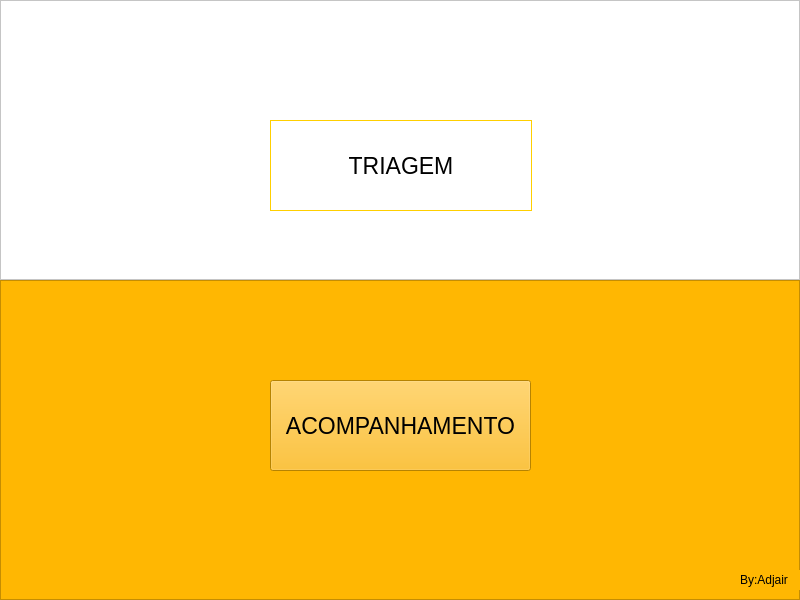
<?xml version="1.0" encoding="UTF-8"?>
<ui version="4.0">
 <class>telaINICIAL</class>
 <widget class="QMainWindow" name="telaINICIAL">
  <property name="geometry">
   <rect>
    <x>0</x>
    <y>0</y>
    <width>800</width>
    <height>600</height>
   </rect>
  </property>
  <property name="minimumSize">
   <size>
    <width>800</width>
    <height>600</height>
   </size>
  </property>
  <property name="maximumSize">
   <size>
    <width>800</width>
    <height>600</height>
   </size>
  </property>
  <property name="windowTitle">
   <string>MCTY_FACIL</string>
  </property>
  <widget class="QWidget" name="centralwidget">
   <property name="minimumSize">
    <size>
     <width>800</width>
     <height>600</height>
    </size>
   </property>
   <property name="maximumSize">
    <size>
     <width>800</width>
     <height>600</height>
    </size>
   </property>
   <layout class="QVBoxLayout" name="verticalLayout">
    <property name="spacing">
     <number>0</number>
    </property>
    <property name="leftMargin">
     <number>0</number>
    </property>
    <property name="topMargin">
     <number>0</number>
    </property>
    <property name="rightMargin">
     <number>0</number>
    </property>
    <property name="bottomMargin">
     <number>0</number>
    </property>
    <item>
     <widget class="QFrame" name="frame">
      <property name="minimumSize">
       <size>
        <width>800</width>
        <height>280</height>
       </size>
      </property>
      <property name="maximumSize">
       <size>
        <width>800</width>
        <height>280</height>
       </size>
      </property>
      <property name="styleSheet">
       <string notr="true">background-color: rgb(255, 255, 255);</string>
      </property>
      <property name="frameShape">
       <enum>QFrame::StyledPanel</enum>
      </property>
      <property name="frameShadow">
       <enum>QFrame::Raised</enum>
      </property>
      <widget class="QPushButton" name="btn_triagem">
       <property name="geometry">
        <rect>
         <x>270</x>
         <y>120</y>
         <width>262</width>
         <height>91</height>
        </rect>
       </property>
       <property name="font">
        <font>
         <pointsize>17</pointsize>
        </font>
       </property>
       <property name="styleSheet">
        <string notr="true">border:1px solid rgb(255,207,0);</string>
       </property>
       <property name="text">
        <string>TRIAGEM</string>
       </property>
      </widget>
     </widget>
    </item>
    <item>
     <widget class="QFrame" name="frame_2">
      <property name="minimumSize">
       <size>
        <width>800</width>
        <height>320</height>
       </size>
      </property>
      <property name="maximumSize">
       <size>
        <width>800</width>
        <height>320</height>
       </size>
      </property>
      <property name="styleSheet">
       <string notr="true">background-color: rgb(255, 183, 2);</string>
      </property>
      <property name="frameShape">
       <enum>QFrame::StyledPanel</enum>
      </property>
      <property name="frameShadow">
       <enum>QFrame::Raised</enum>
      </property>
      <widget class="QPushButton" name="btn_acompanhamento">
       <property name="geometry">
        <rect>
         <x>270</x>
         <y>100</y>
         <width>261</width>
         <height>91</height>
        </rect>
       </property>
       <property name="font">
        <font>
         <pointsize>17</pointsize>
        </font>
       </property>
       <property name="styleSheet">
        <string notr="true">
</string>
       </property>
       <property name="text">
        <string>ACOMPANHAMENTO</string>
       </property>
      </widget>
      <widget class="QLabel" name="label">
       <property name="geometry">
        <rect>
         <x>740</x>
         <y>290</y>
         <width>61</width>
         <height>20</height>
        </rect>
       </property>
       <property name="font">
        <font>
         <pointsize>9</pointsize>
        </font>
       </property>
       <property name="text">
        <string>By:Adjair</string>
       </property>
      </widget>
     </widget>
    </item>
   </layout>
  </widget>
 </widget>
 <resources>
  <include location="imagem microcity/imagens.qrc"/>
 </resources>
 <connections/>
</ui>
